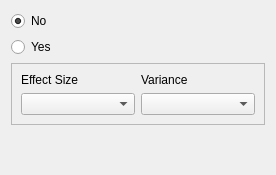
<?xml version="1.0" encoding="UTF-8"?>
<ui version="4.0">
 <class>WizardPage</class>
 <widget class="QWizardPage" name="WizardPage">
  <property name="geometry">
   <rect>
    <x>0</x>
    <y>0</y>
    <width>276</width>
    <height>175</height>
   </rect>
  </property>
  <property name="windowTitle">
   <string>WizardPage</string>
  </property>
  <property name="title">
   <string>Overwrite Existing Effects?</string>
  </property>
  <layout class="QVBoxLayout" name="verticalLayout">
   <item>
    <widget class="QRadioButton" name="no_btn">
     <property name="text">
      <string>No</string>
     </property>
     <property name="checked">
      <bool>true</bool>
     </property>
     <attribute name="buttonGroup">
      <string notr="true">buttonGroup</string>
     </attribute>
    </widget>
   </item>
   <item>
    <widget class="QRadioButton" name="yes_btn">
     <property name="text">
      <string>Yes</string>
     </property>
     <attribute name="buttonGroup">
      <string notr="true">buttonGroup</string>
     </attribute>
    </widget>
   </item>
   <item>
    <widget class="QFrame" name="frame">
     <property name="frameShape">
      <enum>QFrame::StyledPanel</enum>
     </property>
     <property name="frameShadow">
      <enum>QFrame::Raised</enum>
     </property>
     <layout class="QVBoxLayout" name="verticalLayout_2">
      <item>
       <layout class="QGridLayout" name="gridLayout">
        <item row="0" column="0">
         <widget class="QLabel" name="label">
          <property name="text">
           <string>Effect Size</string>
          </property>
         </widget>
        </item>
        <item row="0" column="1">
         <widget class="QLabel" name="label_2">
          <property name="text">
           <string>Variance</string>
          </property>
         </widget>
        </item>
        <item row="1" column="0">
         <widget class="QComboBox" name="effect_cbo_box"/>
        </item>
        <item row="1" column="1">
         <widget class="QComboBox" name="var_cbo_box"/>
        </item>
       </layout>
      </item>
     </layout>
    </widget>
   </item>
   <item>
    <spacer name="verticalSpacer">
     <property name="orientation">
      <enum>Qt::Vertical</enum>
     </property>
     <property name="sizeHint" stdset="0">
      <size>
       <width>20</width>
       <height>8</height>
      </size>
     </property>
    </spacer>
   </item>
  </layout>
 </widget>
 <resources/>
 <connections>
  <connection>
   <sender>yes_btn</sender>
   <signal>clicked()</signal>
   <receiver>frame</receiver>
   <slot>show()</slot>
   <hints>
    <hint type="sourcelabel">
     <x>142</x>
     <y>80</y>
    </hint>
    <hint type="destinationlabel">
     <x>139</x>
     <y>184</y>
    </hint>
   </hints>
  </connection>
  <connection>
   <sender>no_btn</sender>
   <signal>clicked()</signal>
   <receiver>frame</receiver>
   <slot>hide()</slot>
   <hints>
    <hint type="sourcelabel">
     <x>173</x>
     <y>103</y>
    </hint>
    <hint type="destinationlabel">
     <x>136</x>
     <y>236</y>
    </hint>
   </hints>
  </connection>
 </connections>
 <buttongroups>
  <buttongroup name="buttonGroup"/>
 </buttongroups>
</ui>
